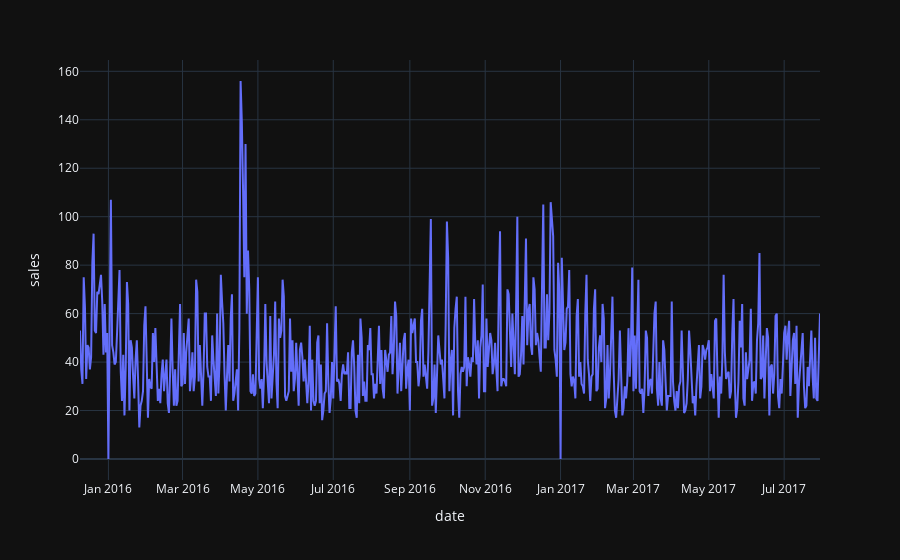

Notebook code cell kept with this figure:
### Code cell
# plot a random series from the remaining keys
df = dataframes[random.sample(sorted(dataframes.keys()), 1)[0]]
px.line(data_frame=df, x="date", y="sales")

### Figure 1 — Plotly figure (JSON) as saved in the notebook; plotly's stock layout.template omitted (floating-point values rounded to 4 significant figures; data arrays with more than 128 entries replaced by an {"elided": "..."} marker saying what was removed)
{"data": [{"hovertemplate": "date=%{x}<br>sales=%{y}<extra></extra>", "legendgroup": "", "line": {"color": "#636efa", "dash": "solid"}, "marker": {"symbol": "circle"}, "mode": "lines", "name": "", "orientation": "v", "showlegend": false, "type": "scatter", "x": {"elided": "600 str values"}, "xaxis": "x", "y": {"elided": "600 int values"}, "yaxis": "y"}], "layout": {"legend": {"tracegroupgap": 0}, "margin": {"t": 60}, "xaxis": {"anchor": "y", "domain": [0, 1], "title": {"text": "date"}}, "yaxis": {"anchor": "x", "domain": [0, 1], "title": {"text": "sales"}}}}
